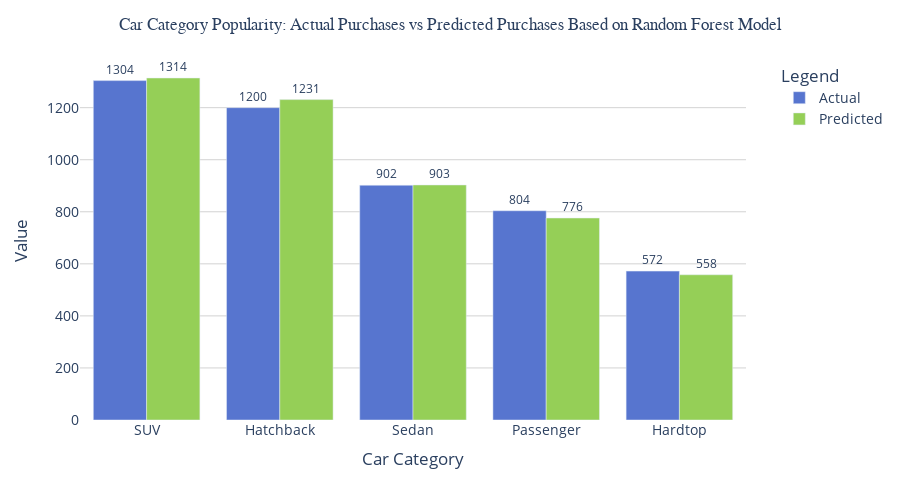

This figure's notebook cell:
### Code cell
# visualizing the total trend 
import plotly.express as px
car_sales_combo = pd.concat([car_sales_actual, car_sales_predicted], ignore_index=True)
fig = px.bar(
    car_sales_combo,
    x='Car Category',
    y='Value',
    color='Source',
    barmode='group',
    color_discrete_map={'Actual': '#5775CF', 'Predicted': '#95CF57'},
    text='Value'
)
fig.update_layout(
    width=900,
    height=500,
    title=dict(
        text='Car Category Popularity: Actual Purchases vs Predicted Purchases Based on Random Forest Model',
        x=0.5,
        xanchor='center',
        font=dict(size=17, family='Arial')
    ),
    xaxis_title='Car Category',
    yaxis_title='Value',
    bargap=0.2,
    plot_bgcolor='white',
    font=dict(size=14),
    legend=dict(
        title='Legend',
        orientation='v',
        x=1.05,
        y=1
    ),
    #xaxis=dict(
        #showgrid=True,
        #gridcolor='lightgray',
        #gridwidth=1
    #),
    yaxis=dict(
        showgrid=True,
        gridcolor='lightgray',
        gridwidth=1
    )
)

fig.update_traces(
    textposition='outside',
    textfont_size=12
)
fig.show()

### Figure 1 — Plotly figure (JSON) as saved in the notebook; plotly's stock layout.template omitted (floating-point values rounded to 4 significant figures)
{"data": [{"alignmentgroup": "True", "hovertemplate": "Source=Actual<br>Car Category=%{x}<br>Value=%{text}<extra></extra>", "legendgroup": "Actual", "marker": {"color": "#5775CF", "pattern": {"shape": ""}}, "name": "Actual", "offsetgroup": "Actual", "orientation": "v", "showlegend": true, "text": [1304, 1200, 902, 804, 572], "textfont": {"size": 12}, "textposition": "outside", "type": "bar", "x": ["SUV", "Hatchback", "Sedan", "Passenger", "Hardtop"], "xaxis": "x", "y": [1304, 1200, 902, 804, 572], "yaxis": "y"}, {"alignmentgroup": "True", "hovertemplate": "Source=Predicted<br>Car Category=%{x}<br>Value=%{text}<extra></extra>", "legendgroup": "Predicted", "marker": {"color": "#95CF57", "pattern": {"shape": ""}}, "name": "Predicted", "offsetgroup": "Predicted", "orientation": "v", "showlegend": true, "text": [1314, 1231, 903, 776, 558], "textfont": {"size": 12}, "textposition": "outside", "type": "bar", "x": ["SUV", "Hatchback", "Sedan", "Passenger", "Hardtop"], "xaxis": "x", "y": [1314, 1231, 903, 776, 558], "yaxis": "y"}], "layout": {"bargap": 0.2, "barmode": "group", "font": {"size": 14}, "height": 500, "legend": {"orientation": "v", "title": {"text": "Legend"}, "tracegroupgap": 0, "x": 1.05, "y": 1}, "margin": {"t": 60}, "plot_bgcolor": "white", "title": {"font": {"family": "Arial", "size": 17}, "text": "Car Category Popularity: Actual Purchases vs Predicted Purchases Based on Random Forest Model", "x": 0.5, "xanchor": "center"}, "width": 900, "xaxis": {"anchor": "y", "domain": [0, 1], "title": {"text": "Car Category"}}, "yaxis": {"anchor": "x", "domain": [0, 1], "gridcolor": "lightgray", "gridwidth": 1, "showgrid": true, "title": {"text": "Value"}}}}
